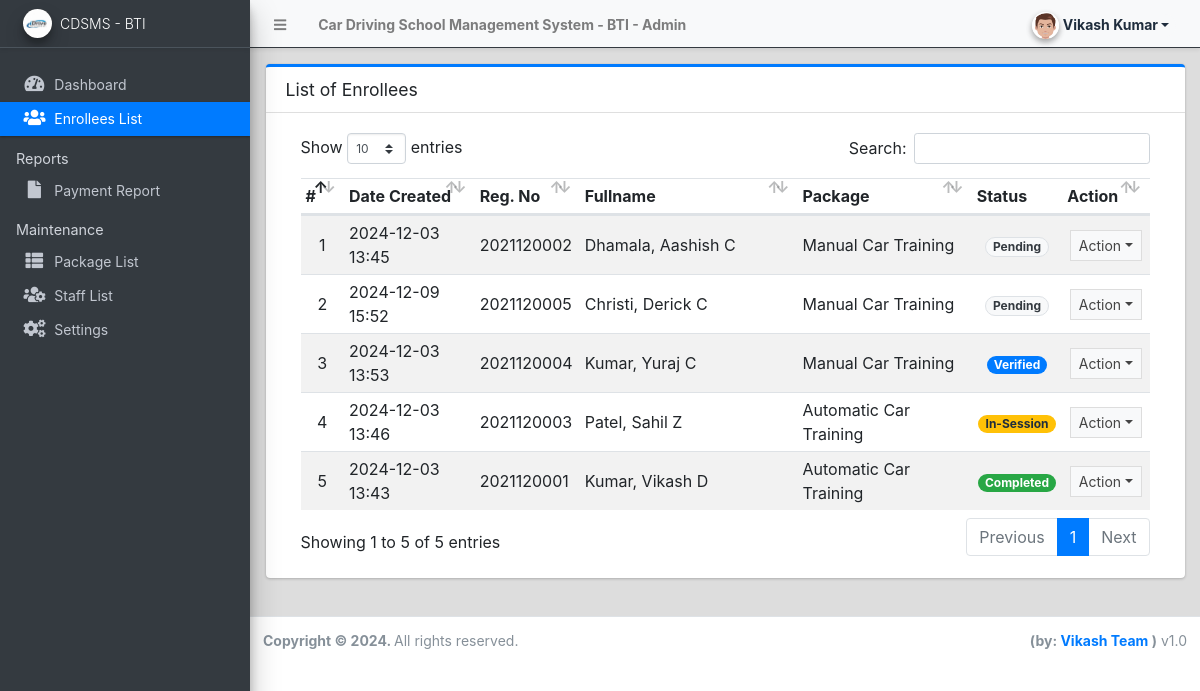
The page /admin/?page=enrollees (signed in) on the database its author committed.
### tables this page shows
CREATE TABLE `enrollee_list` (
  `id` int(30) NOT NULL,
  `reg_no` varchar(50) NOT NULL,
  `package_id` int(30) NOT NULL,
  `cost` float NOT NULL DEFAULT 0,
  `firstname` text NOT NULL,
  `middlename` text DEFAULT NULL,
  `lastname` text NOT NULL,
  `gender` varchar(50) NOT NULL,
  `dob` date NOT NULL,
  `email` text NOT NULL,
  `contact` text NOT NULL,
  `address` text NOT NULL,
  `start_date` date NOT NULL,
  `time` varchar(250) NOT NULL,
  `status` tinyint(4) NOT NULL DEFAULT 0 COMMENT '0= pending,1=verified,2=in session, 3=completed,4 = cancelled',
  `date_created` datetime NOT NULL DEFAULT current_timestamp(),
  `date_updated` datetime DEFAULT NULL ON UPDATE current_timestamp()
);

CREATE TABLE `package_list` (
  `id` int(11) NOT NULL,
  `name` text NOT NULL,
  `description` text NOT NULL,
  `training_duration` varchar(100) NOT NULL,
  `cost` float NOT NULL DEFAULT 0,
  `status` tinyint(1) NOT NULL DEFAULT 1,
  `date_created` datetime NOT NULL DEFAULT current_timestamp()
);

### config.php (called while the page is built, shortened)
<?php
require_once('classes/DBConnection.php');
require_once('classes/SystemSettings.php');
function validate_image($file){
	if(!empty($file)){
        $ex = explode('?',$file);
        $file = $ex[0];
        $param =  isset($ex[1]) ? '?'.$ex[1]  : '';
		if(is_file(base_app.$file)){
			return base_url.$file.$param;
		}else{
			return base_url.'dist/img/no-image-available.png';
		}
	}else{
		return base_url.'dist/img/no-image-available.png';
	}
}
function isMobileDevice(){
    $aMobileUA = array(
        '/iphone/i' => 'iPhone',
        '/ipod/i' => 'iPod',
        '/ipad/i' => 'iPad',
        '/android/i' => 'Android',
        '/blackberry/i' => 'BlackBerry',
        '/webos/i' => 'Mobile'
    );
    return false;
}
?>

### classes/DBConnection.php (called while the page is built, shortened)
<?php
class DBConnection{
    private $host = DB_SERVER;
    private $username = DB_USERNAME;
    private $password = DB_PASSWORD;
    private $database = DB_NAME;
    public $conn;
    public function __construct(){
        if (!isset($this->conn)) {
            $this->conn = new mysqli($this->host, $this->username, $this->password, $this->database);
        }
    }
}
?>

### classes/SystemSettings.php (called while the page is built, shortened)
<?php
class SystemSettings extends DBConnection{
	function userdata($field = ''){
		if(!empty($field)){
			if(isset($_SESSION['userdata'][$field]))
				return $_SESSION['userdata'][$field];
			else
				return null;
		}else{
			return false;
		}
	}
	function info($field=''){
		if(!empty($field)){
			if(isset($_SESSION['system_info'][$field]))
				return $_SESSION['system_info'][$field];
			else
				return false;
		}else{
			return false;
		}
	}
}
$_settings = new SystemSettings();
?>

### admin/enrollees/index.php (the view, shortened to what this page needs)
<div class="card card-outline card-primary">
	<div class="card-header">
		<h3 class="card-title">List of Enrollees</h3>
	</div>
	<div class="card-body">
		<div class="container-fluid">
        <div class="container-fluid">
			<table class="table table-hover table-striped">
				<colgroup>
					<col width="5%">
					<col width="15%">
					<col width="10%">
					<col width="25%">
					<col width="20%">
					<col width="10%">
					<col width="10%">
				</colgroup>
				<thead>
					<tr>
						<th>#</th>
						<th>Date Created</th>
						<th>Reg. No</th>
						<th>Fullname</th>
						<th>Package</th>
						<th>Status</th>
						<th>Action</th>
					</tr>
				</thead>
				<tbody>
					<?php
						$i = 1;
						$qry = $conn->query("SELECT e.*,CONCAT(lastname, ', ', firstname,' ',middlename) as fullname,p.name from `enrollee_list` e inner join package_list p on e.package_id = p.id order by e.`status` asc,unix_timestamp(e.`date_created`)");
						while($row = $qry->fetch_assoc()):
					?>
						<tr>
							<td class="text-center"><?php echo $i++; ?></td>
							<td class=""><?php echo date("Y-m-d H:i",strtotime($row['date_created'])) ?></td>
							<td><?php echo ($row['reg_no']) ?></td>
							<td><?php echo ucwords($row['fullname']) ?></td>
							<td><?php echo ($row['name']) ?></td>
							<td class="text-center">
                                <?php
                                    switch($row['status']){
                                        case '1':
											echo "<span class='badge badge-primary badge-pill'>Verified</span>";
											break;
										case '2':
											echo "<span class='badge badge-warning badge-pill'>In-Session</span>";
											break;
										case '3':
											echo "<span class='badge badge-success badge-pill'>Completed</span>";
											break;
										case '0':
											echo "<span class='badge badge-light badge-pill text-dark border'>Pending</span>";
											break;
                                    }
                                ?>
                            </td>
							<td align="center">
								 <button type="button" class="btn btn-flat btn-default btn-sm dropdown-toggle dropdown-icon" data-toggle="dropdown">
				                  		Action
				                  </button>
							</td>
						</tr>
					<?php endwhile; ?>
				</tbody>
			</table>
		</div>
		</div>
	</div>
</div>

### admin/index.php (shortened to what this page needs)
<?php require_once('../config.php'); ?>
 <!DOCTYPE html>
<html lang="en" class="" style="height: auto;">
<?php require_once('inc/header.php') ?>
  <body class="sidebar-mini layout-fixed control-sidebar-slide-open layout-navbar-fixed sidebar-mini-md sidebar-mini-xs" data-new-gr-c-s-check-loaded="14.991.0" data-gr-ext-installed="" style="height: auto;">
    <div class="wrapper">
     <?php require_once('inc/topBarNav.php') ?>
     <?php require_once('inc/navigation.php') ?>
     <?php $page = isset($_GET['page']) ? $_GET['page'] : 'home';  ?>
      <div class="content-wrapper pt-3" style="min-height: 567.854px;">
        <section class="content ">
          <div class="container-fluid">
            <?php
              if(!file_exists($page.".php") && !is_dir($page)){
                  include '404.html';
              }else{
                if(is_dir($page))
                  include $page.'/index.php';
                else
                  include $page.'.php';
              }
            ?>
          </div>
        </section>
      </div>
      <?php require_once('inc/footer.php') ?>
  </body>
</html>

### admin/inc/header.php (shortened to what this page needs)
<head>
    <link rel="stylesheet" href="<?php echo base_url ?>plugins/fontawesome-free/css/all.min.css">
    <link rel="stylesheet" href="<?php echo base_url ?>plugins/tempusdominus-bootstrap-4/css/tempusdominus-bootstrap-4.min.css">
  <link rel="stylesheet" href="<?php echo base_url ?>plugins/datatables-bs4/css/dataTables.bootstrap4.min.css">
  <link rel="stylesheet" href="<?php echo base_url ?>plugins/datatables-responsive/css/responsive.bootstrap4.min.css">
  <link rel="stylesheet" href="<?php echo base_url ?>plugins/datatables-buttons/css/buttons.bootstrap4.min.css">
  <link rel="stylesheet" href="<?php echo base_url ?>plugins/select2/css/select2.min.css">
  <link rel="stylesheet" href="<?php echo base_url ?>plugins/select2-bootstrap4-theme/select2-bootstrap4.min.css">
    <link rel="stylesheet" href="<?php echo base_url ?>plugins/icheck-bootstrap/icheck-bootstrap.min.css">
    <link rel="stylesheet" href="<?php echo base_url ?>plugins/jqvmap/jqvmap.min.css">
    <link rel="stylesheet" href="<?php echo base_url ?>dist/css/adminlte.css">
    <link rel="stylesheet" href="<?php echo base_url ?>dist/css/custom.css">
    <link rel="stylesheet" href="<?php echo base_url ?>plugins/overlayScrollbars/css/OverlayScrollbars.min.css">
    <link rel="stylesheet" href="<?php echo base_url ?>plugins/daterangepicker/daterangepicker.css">
    <link rel="stylesheet" href="<?php echo base_url ?>plugins/summernote/summernote-bs4.min.css">
  <link rel="stylesheet" href="<?php echo base_url ?>plugins/sweetalert2-theme-bootstrap-4/bootstrap-4.min.css">
  </head>

### admin/inc/topBarNav.php (shortened to what this page needs)
<nav class="main-header navbar navbar-expand navbar-light border  border-dark border-top-0  border-left-0 border-right-0 navbar-light text-sm shadow-sm">
  <ul class="navbar-nav">
    <li class="nav-item">
    <a class="nav-link" data-widget="pushmenu" href="#" role="button"><i class="fas fa-bars"></i></a>
    </li>
    <li class="nav-item d-none d-sm-inline-block">
      <a href="<?php echo base_url ?>" class="nav-link"><b><?php echo (!isMobileDevice()) ? $_settings->info('name'):$_settings->info('short_name'); ?> - Admin</b></a>
    </li>
  </ul>
  <ul class="navbar-nav ml-auto">
    <li class="nav-item">
      <div class="btn-group nav-link">
            <button type="button" class="btn btn-rounded badge badge-light dropdown-toggle dropdown-icon" data-toggle="dropdown">
              <span><img src="<?php echo validate_image($_settings->userdata('avatar')) ?>" class="img-circle elevation-2 user-img" alt="User Image"></span>
              <span class="ml-3"><?php echo ucwords($_settings->userdata('firstname').' '.$_settings->userdata('lastname')) ?></span>
            </button>
        </div>
    </li>
  </ul>
</nav>

### admin/inc/navigation.php (shortened to what this page needs)
<aside class="main-sidebar sidebar-dark-primary elevation-4 sidebar-no-expand bg-dark">
  <a href="<?php echo base_url ?>admin" class="brand-link bg-transparent text-sm shadow-sm">
  <img src="<?php echo validate_image($_settings->info('logo'))?>" alt="Store Logo" class="brand-image img-circle elevation-3 bg-black" style="width: 1.8rem;height: 1.8rem;max-height: unset;object-fit:scale-down;object-position:center center">
  <span class="brand-text font-weight-light"><?php echo $_settings->info('short_name') ?></span>
  </a>
  <div class="sidebar os-host os-theme-light os-host-overflow os-host-overflow-y os-host-resize-disabled os-host-transition os-host-scrollbar-horizontal-hidden">
    <div class="os-content-glue" style="margin: 0px -8px; width: 249px; height: 646px;"></div>
    <div class="os-padding">
      <div class="os-viewport os-viewport-native-scrollbars-invisible" style="overflow-y: scroll;">
        <div class="os-content" style="padding: 0px 8px; height: 100%; width: 100%;">
          <nav class="mt-4">
             <ul class="nav nav-pills nav-sidebar flex-column text-sm nav-compact nav-flat nav-child-indent nav-collapse-hide-child" data-widget="treeview" role="menu" data-accordion="false">
              <li class="nav-item dropdown">
                <a href="./" class="nav-link nav-home">
                  <i class="nav-icon fas fa-tachometer-alt"></i>
                  <p>
                    Dashboard
                  </p>
                </a>
              </li>
              <li class="nav-item">
                <a href="<?php echo base_url ?>admin/?page=enrollees" class="nav-link nav-enrollees">
                  <i class="nav-icon fas fa-users"></i>
                  <p>
                    Enrollees List
                  </p>
                </a>
              </li>
              <li class="nav-header">Reports</li>
              <li class="nav-item dropdown">
                <a href="<?php echo base_url ?>admin/?page=reports" class="nav-link nav-reports">
                  <i class="nav-icon fas fa-file"></i>
                  <p>
                    Payment Report
                  </p>
                </a>
              </li>
              <?php if($_settings->userdata('type') == 1): ?>
              <li class="nav-header">Maintenance</li>
              <li class="nav-item dropdown">
                <a href="<?php echo base_url ?>admin/?page=packages" class="nav-link nav-packages">
                  <i class="nav-icon fas fa-th-list"></i>
                  <p>
                    Package List
                  </p>
                </a>
              </li>
              <li class="nav-item dropdown">
                <a href="<?php echo base_url ?>admin/?page=user/list" class="nav-link nav-user_list">
                  <i class="nav-icon fas fa-users-cog"></i>
                  <p>
                    Staff List
                  </p>
                </a>
              </li>
              <li class="nav-item dropdown">
                <a href="<?php echo base_url ?>admin/?page=system_info" class="nav-link nav-system_info">
                  <i class="nav-icon fas fa-cogs"></i>
                  <p>
                    Settings
                  </p>
                </a>
              </li>
              <?php endif; ?>
            </ul>
          </nav>
        </div>
      </div>
    </div>
  </div>
</aside>

### admin/inc/footer.php (shortened to what this page needs)
<footer class="main-footer text-sm">
        <strong>Copyright © <?php echo date('Y') ?>.
        </strong>
        All rights reserved.
        <div class="float-right d-none d-sm-inline-block">
          <b> (by: <a href="#" target="blank">Vikash Team</a> )</b> v1.0
        </div>
      </footer>
    </div>

### admin/inc/topBarNav.php (style rules this page uses)
.user-img { position: absolute; height: 27px; width: 27px; object-fit: cover; left: -7%; top: -12%; }
.btn-rounded { border-radius: 50px; }

### rows shown on the page
enrollee_list: date_created "2024-12-03 13:45", reg_no "2021120002", fullname "Dhamala, Aashish C", package.name "Manual Car Training", status "Pending"
enrollee_list: date_created "2024-12-09 15:52", reg_no "2021120005", fullname "Christi, Derick C", package.name "Manual Car Training", status "Pending"
enrollee_list: date_created "2024-12-03 13:53", reg_no "2021120004", fullname "Kumar, Yuraj C", package.name "Manual Car Training", status "Verified"
enrollee_list: date_created "2024-12-03 13:46", reg_no "2021120003", fullname "Patel, Sahil Z", package.name "Automatic Car Training", status "In-Session"
enrollee_list: date_created "2024-12-03 13:43", reg_no "2021120001", fullname "Kumar, Vikash D", package.name "Automatic Car Training", status "Completed"

### other values the page prints
$_settings->info('name') "Car Driving School Management System - BTI"
$_settings->userdata('firstname').' '.$_settings->userdata('lastname') "Vikash Kumar"
$_settings->info('short_name') "CDSMS - BTI"
